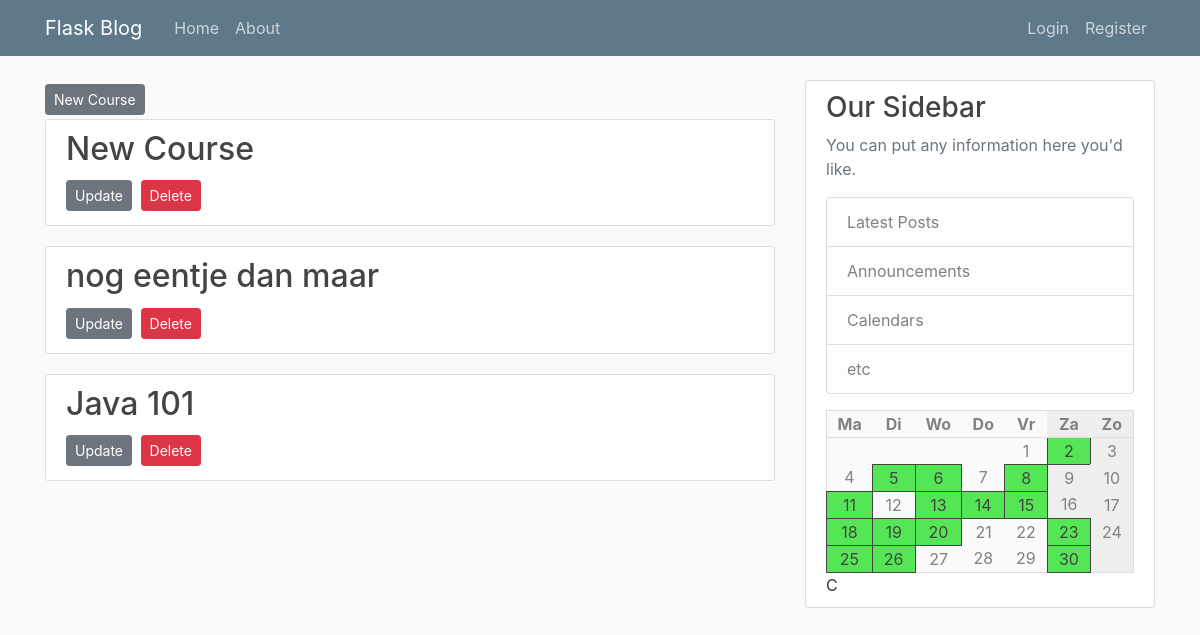
/admin, run on an earlier commit of the app's database.
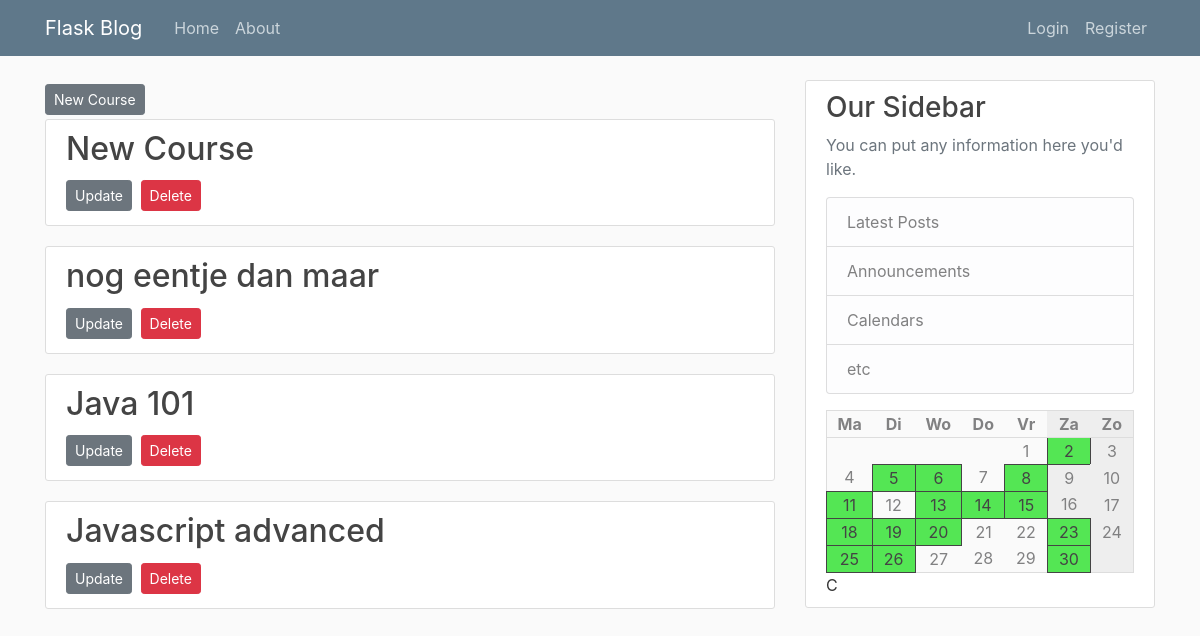
And on a later commit of the database.
### pgmles/models.py (models this page shows, shortened)
class Course(db.Model):
    id = db.Column(db.Integer, primary_key=True)
    name = db.Column(db.String(100), nullable=False)
    description = db.Column(db.Text, nullable=False)
    teacher_id = db.Column(
        db.Integer, db.ForeignKey('user.id'), nullable=False)
    weekday = db.Column(db.Integer, nullable=False)
    start = db.Column(db.String(10), nullable=False, default=datetime.utcnow)
    end = db.Column(db.String(10), nullable=False, default=datetime.utcnow)
    location = db.Column(db.String(120), nullable=False)

### pgmles/routes.py (the view)
@app.route("/admin")
def admin():
    courses = Course.query.all()
    return render_template('admin.html', calendar=calendar, title='Administration Page', courses=courses)

### pgmles/templates/admin.html (shortened to what this page needs)
{% extends "layout.html" %}
{% block content %}
<a class="btn btn-secondary btn-sm mt-1 mb-1" href="{{ url_for('new_course') }}">New Course</a>
    {% for course in courses %}
        <article class="media content-section">
          <div class="media-body">
            <h2><a class="article-title" href="{{url_for('course', course_id=course.id)}}">{{course.name}}</a></h2>
            <div>
                <a class="btn btn-secondary btn-sm mt-1 mb-1" href="{{ url_for('update_lang', course_id = course.id) }}">Update</a>
                <button type="button" class="btn btn-danger btn-sm m-1" data-toggle="modal" data-target="#deleteModal">Delete</button>
            </div>
          </div>
        </article>
    {% endfor %}
{% endblock content %}

What changed in the data, as far as the page shows it:
added Course: name "Javascript advanced"
